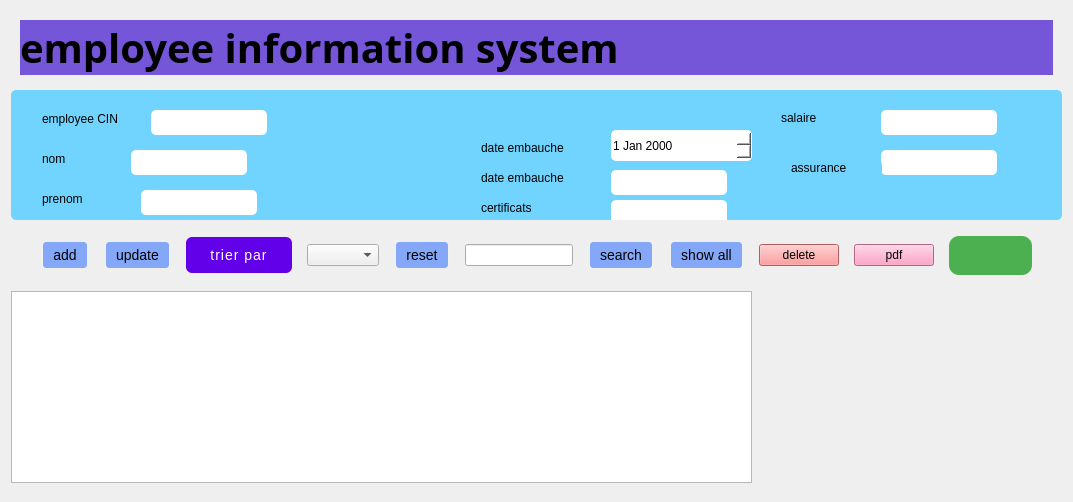
    <widget class="QWidget" name="dashboard_page_4">
     <layout class="QGridLayout" name="gridLayout_9">
      <item row="1" column="0">
       <widget class="QFrame" name="info_frame_4">
        <property name="minimumSize">
         <size>
          <width>130</width>
          <height>130</height>
         </size>
        </property>
        <property name="styleSheet">
         <string notr="true">border:none;
background-color: rgb(112, 212, 255);
border-radius:5px;</string>
        </property>
        <property name="frameShape">
         <enum>QFrame::NoFrame</enum>
        </property>
        <widget class="QDateEdit" name="dateEdit_10">
         <property name="geometry">
          <rect>
           <x>600</x>
           <y>40</y>
           <width>141</width>
           <height>31</height>
          </rect>
         </property>
         <property name="styleSheet">
          <string notr="true">background-color:white;</string>
         </property>
        </widget>
        <widget class="QLineEdit" name="lineEdit_66">
         <property name="geometry">
          <rect>
           <x>130</x>
           <y>100</y>
           <width>116</width>
           <height>25</height>
          </rect>
         </property>
         <property name="styleSheet">
          <string notr="true">background-color: rgb(255, 255, 255);</string>
         </property>
        </widget>
        <widget class="QLabel" name="label_65">
         <property name="geometry">
          <rect>
           <x>50</x>
           <y>140</y>
           <width>51</width>
           <height>16</height>
          </rect>
         </property>
         <property name="text">
          <string>email</string>
         </property>
        </widget>
        <widget class="QLabel" name="label_66">
         <property name="geometry">
          <rect>
           <x>470</x>
           <y>50</y>
           <width>111</width>
           <height>16</height>
          </rect>
         </property>
         <property name="text">
          <string>date embauche</string>
         </property>
        </widget>
        <widget class="QLabel" name="label_226">
         <property name="geometry">
          <rect>
           <x>31</x>
           <y>61</y>
           <width>91</width>
           <height>16</height>
          </rect>
         </property>
         <property name="text">
          <string>nom</string>
         </property>
        </widget>
        <widget class="QLabel" name="label_227">
         <property name="geometry">
          <rect>
           <x>31</x>
           <y>101</y>
           <width>71</width>
           <height>16</height>
          </rect>
         </property>
         <property name="text">
          <string>prenom</string>
         </property>
        </widget>
        <widget class="QLineEdit" name="lineEdit_67">
         <property name="geometry">
          <rect>
           <x>120</x>
           <y>60</y>
           <width>116</width>
           <height>25</height>
          </rect>
         </property>
         <property name="styleSheet">
          <string notr="true">background-color: rgb(255, 255, 255);</string>
         </property>
        </widget>
        <widget class="QLineEdit" name="lineEdit_68">
         <property name="geometry">
          <rect>
           <x>140</x>
           <y>20</y>
           <width>116</width>
           <height>25</height>
          </rect>
         </property>
         <property name="styleSheet">
          <string notr="true">background-color: rgb(255, 255, 255);</string>
         </property>
        </widget>
        <widget class="QLabel" name="label_228">
         <property name="geometry">
          <rect>
           <x>31</x>
           <y>21</y>
           <width>101</width>
           <height>16</height>
          </rect>
         </property>
         <property name="text">
          <string>employee CIN</string>
         </property>
        </widget>
        <widget class="QLineEdit" name="lineEdit_email_4">
         <property name="geometry">
          <rect>
           <x>120</x>
           <y>140</y>
           <width>116</width>
           <height>25</height>
          </rect>
         </property>
         <property name="styleSheet">
          <string notr="true">background-color: rgb(255, 255, 255);</string>
         </property>
        </widget>
        <widget class="QLineEdit" name="lineEdit_date_4">
         <property name="geometry">
          <rect>
           <x>600</x>
           <y>80</y>
           <width>116</width>
           <height>25</height>
          </rect>
         </property>
         <property name="styleSheet">
          <string notr="true">background-color: rgb(255, 255, 255);</string>
         </property>
        </widget>
        <widget class="QLineEdit" name="lineEdit_certificats_4">
         <property name="geometry">
          <rect>
           <x>600</x>
           <y>110</y>
           <width>116</width>
           <height>25</height>
          </rect>
         </property>
         <property name="styleSheet">
          <string notr="true">background-color: rgb(255, 255, 255);</string>
         </property>
        </widget>
        <widget class="QLineEdit" name="lineEdit_diplomes_4">
         <property name="geometry">
          <rect>
           <x>600</x>
           <y>140</y>
           <width>116</width>
           <height>25</height>
          </rect>
         </property>
         <property name="styleSheet">
          <string notr="true">background-color: rgb(255, 255, 255);</string>
         </property>
        </widget>
        <widget class="QLineEdit" name="lineEdit_assurance_4">
         <property name="geometry">
          <rect>
           <x>870</x>
           <y>60</y>
           <width>116</width>
           <height>25</height>
          </rect>
         </property>
         <property name="styleSheet">
          <string notr="true">background-color: rgb(255, 255, 255);</string>
         </property>
        </widget>
        <widget class="QLabel" name="label_229">
         <property name="geometry">
          <rect>
           <x>470</x>
           <y>110</y>
           <width>111</width>
           <height>16</height>
          </rect>
         </property>
         <property name="text">
          <string>certificats</string>
         </property>
        </widget>
        <widget class="QLabel" name="label_230">
         <property name="geometry">
          <rect>
           <x>470</x>
           <y>140</y>
           <width>111</width>
           <height>16</height>
          </rect>
         </property>
         <property name="text">
          <string>diplomes</string>
         </property>
        </widget>
        <widget class="QLabel" name="label_231">
         <property name="geometry">
          <rect>
           <x>470</x>
           <y>80</y>
           <width>111</width>
           <height>16</height>
          </rect>
         </property>
         <property name="text">
          <string>date embauche</string>
         </property>
        </widget>
        <widget class="QLabel" name="label_232">
         <property name="geometry">
          <rect>
           <x>780</x>
           <y>70</y>
           <width>91</width>
           <height>16</height>
          </rect>
         </property>
         <property name="text">
          <string>assurance</string>
         </property>
        </widget>
        <widget class="QLineEdit" name="lineEdit_salaire_5">
         <property name="geometry">
          <rect>
           <x>870</x>
           <y>20</y>
           <width>116</width>
           <height>25</height>
          </rect>
         </property>
         <property name="styleSheet">
          <string notr="true">background-color: rgb(255, 255, 255);</string>
         </property>
        </widget>
        <widget class="QLabel" name="label_233">
         <property name="geometry">
          <rect>
           <x>770</x>
           <y>20</y>
           <width>91</width>
           <height>16</height>
          </rect>
         </property>
         <property name="text">
          <string>salaire</string>
         </property>
        </widget>
       </widget>
      </item>
      <item row="0" column="0">
       <widget class="QFrame" name="frame_4">
        <property name="frameShape">
         <enum>QFrame::NoFrame</enum>
        </property>
        <layout class="QHBoxLayout" name="horizontalLayout_22">
         <item>
          <widget class="QLabel" name="title_label_28">
           <property name="font">
            <font>
             <family>Script MT Bold</family>
             <pointsize>30</pointsize>
             <weight>75</weight>
             <bold>true</bold>
            </font>
           </property>
           <property name="styleSheet">
            <string notr="true">background-color:#7556d8;</string>
           </property>
           <property name="text">
            <string>employee information system</string>
           </property>
          </widget>
         </item>
        </layout>
       </widget>
      </item>
      <item row="2" column="0">
       <widget class="QFrame" name="function_frame_4">
        <property name="minimumSize">
         <size>
          <width>10</width>
          <height>10</height>
         </size>
        </property>
        <property name="maximumSize">
         <size>
          <width>120000</width>
          <height>120000</height>
         </size>
        </property>
        <property name="styleSheet">
         <string notr="true"> QPushButton:hover{
border-color:#4c96f7;
font-size:15px;
}</string>
        </property>
        <property name="frameShape">
         <enum>QFrame::NoFrame</enum>
        </property>
        <layout class="QHBoxLayout" name="horizontalLayout_23">
         <property name="spacing">
          <number>15</number>
         </property>
         <property name="leftMargin">
          <number>30</number>
         </property>
         <property name="topMargin">
          <number>10</number>
         </property>
         <property name="rightMargin">
          <number>30</number>
         </property>
         <property name="bottomMargin">
          <number>10</number>
         </property>
         <item>
          <widget class="QPushButton" name="add_btn_4">
           <property name="styleSheet">
            <string notr="true">
    font-size: 14px;
    padding: 5px 10px;
    border: 2px solid #f0f0f0;
    border-radius: 5px;
    background-color: #84a8f7;

</string>
           </property>
           <property name="text">
            <string>add</string>
           </property>
           <property name="icon">
            <iconset>
             <normaloff>../../Downloads/Downloads/wetransfer_sidemenu_2024-10-04_1548/sidemenu/im/add_24dp_5F6368_FILL0_wght400_GRAD0_opsz24.png</normaloff>../../Downloads/Downloads/wetransfer_sidemenu_2024-10-04_1548/sidemenu/im/add_24dp_5F6368_FILL0_wght400_GRAD0_opsz24.png</iconset>
           </property>
          </widget>
         </item>
         <item>
          <widget class="QPushButton" name="buttonUpdate_3">
           <property name="styleSheet">
            <string notr="true">  font-size: 14px;
    padding: 5px 10px;
    border: 2px solid #f0f0f0;
    border-radius: 5px;
    background-color: #84a8f7;</string>
           </property>
           <property name="text">
            <string>update</string>
           </property>
           <property name="icon">
            <iconset>
             <normaloff>../../Downloads/Downloads/wetransfer_sidemenu_2024-10-04_1548/sidemenu/im/update_24dp_5F6368_FILL0_wght400_GRAD0_opsz24.png</normaloff>../../Downloads/Downloads/wetransfer_sidemenu_2024-10-04_1548/sidemenu/im/update_24dp_5F6368_FILL0_wght400_GRAD0_opsz24.png</iconset>
           </property>
          </widget>
         </item>
         <item>
          <widget class="QPushButton" name="buttonTrierNoms_3">
           <property name="styleSheet">
            <string notr="true">QPushButton {
    background-color: #6200ea;
    color: white;
    border-radius: 6px;
    padding: 10px 24px;
    font-size: 14px;
    letter-spacing: 1px;
    text-transform: uppercase;
    transition: background-color 0.3s ease;
}
QPushButton:hover {
    background-color: #3700b3;
}
QPushButton:pressed {
    background-color: #30009c;
}</string>
           </property>
           <property name="text">
            <string>trier par</string>
           </property>
          </widget>
         </item>
         <item>
          <widget class="QComboBox" name="comboBox_37"/>
         </item>
         <item>
          <widget class="QPushButton" name="btnReset_3">
           <property name="styleSheet">
            <string notr="true">  font-size: 14px;
    padding: 5px 10px;
    border: 2px solid #f0f0f0;
    border-radius: 5px;
    background-color: #84a8f7;</string>
           </property>
           <property name="text">
            <string>reset</string>
           </property>
           <property name="icon">
            <iconset>
             <normaloff>../../Downloads/Downloads/wetransfer_sidemenu_2024-10-04_1548/sidemenu/im/backspace_24dp_5F6368_FILL0_wght400_GRAD0_opsz24.png</normaloff>../../Downloads/Downloads/wetransfer_sidemenu_2024-10-04_1548/sidemenu/im/backspace_24dp_5F6368_FILL0_wght400_GRAD0_opsz24.png</iconset>
           </property>
          </widget>
         </item>
         <item>
          <layout class="QHBoxLayout" name="horizontalLayout_24">
           <item>
            <widget class="QLineEdit" name="lineEditNom_3">
             <property name="styleSheet">
              <string notr="true">QLineEdit:focus{
border: 1px solid #8b86aa;
background-color:#343155;
}</string>
             </property>
            </widget>
           </item>
           <item>
            <widget class="QPushButton" name="buttonRechercher_3">
             <property name="styleSheet">
              <string notr="true">  font-size: 14px;
    padding: 5px 10px;
    border: 2px solid #f0f0f0;
    border-radius: 5px;
    background-color: #84a8f7;</string>
             </property>
             <property name="text">
              <string>search</string>
             </property>
            </widget>
           </item>
           <item>
            <widget class="QPushButton" name="pushButton_157">
             <property name="styleSheet">
              <string notr="true">  font-size: 14px;
    padding: 5px 10px;
    border: 2px solid #f0f0f0;
    border-radius: 5px;
    background-color: #84a8f7;</string>
             </property>
             <property name="text">
              <string>show all</string>
             </property>
            </widget>
           </item>
          </layout>
         </item>
         <item>
          <widget class="QPushButton" name="delete_btn_4">
           <property name="styleSheet">
            <string notr="true">background-color:#ff8183;</string>
           </property>
           <property name="text">
            <string>delete</string>
           </property>
           <property name="icon">
            <iconset>
             <normaloff>../../Downloads/Downloads/wetransfer_sidemenu_2024-10-04_1548/sidemenu/im/delete_24dp_5F6368_FILL0_wght400_GRAD0_opsz24.png</normaloff>../../Downloads/Downloads/wetransfer_sidemenu_2024-10-04_1548/sidemenu/im/delete_24dp_5F6368_FILL0_wght400_GRAD0_opsz24.png</iconset>
           </property>
          </widget>
         </item>
         <item>
          <widget class="QPushButton" name="export_pdf_4">
           <property name="styleSheet">
            <string notr="true">background-color: rgb(255, 137, 184);</string>
           </property>
           <property name="text">
            <string>pdf</string>
           </property>
           <property name="icon">
            <iconset>
             <normaloff>../../Downloads/Downloads/wetransfer_sidemenu_2024-10-04_1548/sidemenu/im/picture_as_pdf_24dp_5F6368_FILL0_wght400_GRAD0_opsz24.png</normaloff>../../Downloads/Downloads/wetransfer_sidemenu_2024-10-04_1548/sidemenu/im/picture_as_pdf_24dp_5F6368_FILL0_wght400_GRAD0_opsz24.png</iconset>
           </property>
          </widget>
         </item>
         <item>
          <widget class="QPushButton" name="stats_btn_3">
           <property name="styleSheet">
            <string notr="true">QPushButton {
    background-color: #4CAF50;        /* Green background */
    color: white;                     /* White text */
    border: none;                     /* No border for a clean look */
    border-radius: 10px;              /* Rounded corners */
    padding: 10px 20px;               /* Padding */
    font-size: 16px;                  /* Text size */
    font-weight: bold;                /* Bold text */
    box-shadow: 3px 3px 10px rgba(0, 0, 0, 0.3); /* Shadow effect */
}

QPushButton:hover {
    background-color: #45a049;        /* Darker green on hover */
}

QPushButton:pressed {
    background-color: #3e8e41;        /* Darker green on press */
}

QPushButton:disabled {
    background-color: #cccccc;        /* Gray background when disabled */
    color: #666666;                   /* Gray text when disabled */
}
</string>
           </property>
           <property name="text">
            <string/>
           </property>
           <property name="icon">
            <iconset>
             <normaloff>:/m/m/pngtree-vector-pie-chart-icon-png-image_4894574.jpg</normaloff>:/m/m/pngtree-vector-pie-chart-icon-png-image_4894574.jpg</iconset>
           </property>
           <property name="iconSize">
            <size>
             <width>50</width>
             <height>50</height>
            </size>
           </property>
          </widget>
         </item>
        </layout>
       </widget>
      </item>
      <item row="4" column="0">
       <widget class="QFrame" name="result_frame_4">
        <property name="minimumSize">
         <size>
          <width>200</width>
          <height>200</height>
         </size>
        </property>
        <property name="frameShape">
         <enum>QFrame::NoFrame</enum>
        </property>
        <widget class="QTableView" name="tableView_4">
         <property name="geometry">
          <rect>
           <x>0</x>
           <y>0</y>
           <width>741</width>
           <height>192</height>
          </rect>
         </property>
        </widget>
        <widget class="QLabel" name="label_234">
         <property name="geometry">
          <rect>
           <x>760</x>
           <y>0</y>
           <width>221</width>
           <height>191</height>
          </rect>
         </property>
         <property name="text">
          <string/>
         </property>
         <property name="pixmap">
          <pixmap>:/images/images/dashboard.png</pixmap>
         </property>
        </widget>
       </widget>
      </item>
     </layout>
    </widget>
